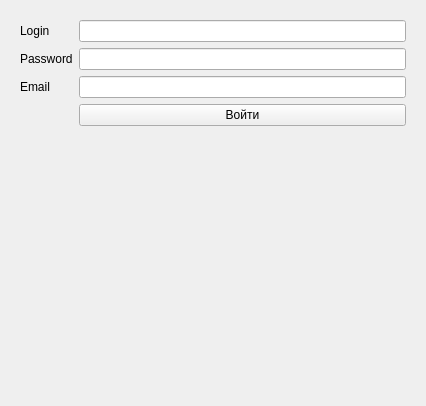
<?xml version="1.0" encoding="UTF-8"?>
<ui version="4.0">
 <class>Dialog</class>
 <widget class="QDialog" name="Dialog">
  <property name="geometry">
   <rect>
    <x>0</x>
    <y>0</y>
    <width>426</width>
    <height>406</height>
   </rect>
  </property>
  <property name="windowTitle">
   <string>Dialog</string>
  </property>
  <layout class="QGridLayout" name="gridLayout">
   <item row="3" column="0">
    <widget class="QStackedWidget" name="stackedWidget">
     <property name="currentIndex">
      <number>1</number>
     </property>
     <widget class="QWidget" name="page">
      <layout class="QGridLayout" name="gridLayout_2">
       <item row="2" column="1">
        <widget class="QLineEdit" name="lineEdit_3"/>
       </item>
       <item row="3" column="1">
        <widget class="QPushButton" name="pushButton">
         <property name="text">
          <string>Зарегистрироваться</string>
         </property>
        </widget>
       </item>
       <item row="1" column="1">
        <widget class="QLineEdit" name="lineEdit_2"/>
       </item>
       <item row="2" column="0">
        <widget class="QLabel" name="label_3">
         <property name="text">
          <string>Email</string>
         </property>
        </widget>
       </item>
       <item row="0" column="0">
        <widget class="QLabel" name="label">
         <property name="text">
          <string>Login</string>
         </property>
        </widget>
       </item>
       <item row="0" column="1">
        <widget class="QLineEdit" name="lineEdit"/>
       </item>
       <item row="1" column="0">
        <widget class="QLabel" name="label_2">
         <property name="text">
          <string>Password</string>
         </property>
        </widget>
       </item>
       <item row="4" column="0" colspan="2">
        <spacer name="verticalSpacer">
         <property name="orientation">
          <enum>Qt::Vertical</enum>
         </property>
         <property name="sizeHint" stdset="0">
          <size>
           <width>382</width>
           <height>231</height>
          </size>
         </property>
        </spacer>
       </item>
      </layout>
     </widget>
     <widget class="QWidget" name="page_2">
      <layout class="QGridLayout" name="gridLayout_3">
       <item row="0" column="0">
        <widget class="QLabel" name="label_5">
         <property name="text">
          <string>Login</string>
         </property>
        </widget>
       </item>
       <item row="0" column="1">
        <widget class="QLineEdit" name="lineEdit_4"/>
       </item>
       <item row="1" column="0">
        <widget class="QLabel" name="label_4">
         <property name="text">
          <string>Password</string>
         </property>
        </widget>
       </item>
       <item row="1" column="1">
        <widget class="QLineEdit" name="lineEdit_5"/>
       </item>
       <item row="2" column="0">
        <widget class="QLabel" name="label_6">
         <property name="text">
          <string>Email</string>
         </property>
        </widget>
       </item>
       <item row="2" column="1">
        <widget class="QLineEdit" name="lineEdit_6"/>
       </item>
       <item row="3" column="1">
        <widget class="QPushButton" name="pushButton_2">
         <property name="text">
          <string>Войти</string>
         </property>
        </widget>
       </item>
       <item row="4" column="0" colspan="2">
        <spacer name="verticalSpacer_2">
         <property name="orientation">
          <enum>Qt::Vertical</enum>
         </property>
         <property name="sizeHint" stdset="0">
          <size>
           <width>379</width>
           <height>231</height>
          </size>
         </property>
        </spacer>
       </item>
      </layout>
     </widget>
    </widget>
   </item>
  </layout>
 </widget>
 <resources/>
 <connections/>
</ui>
